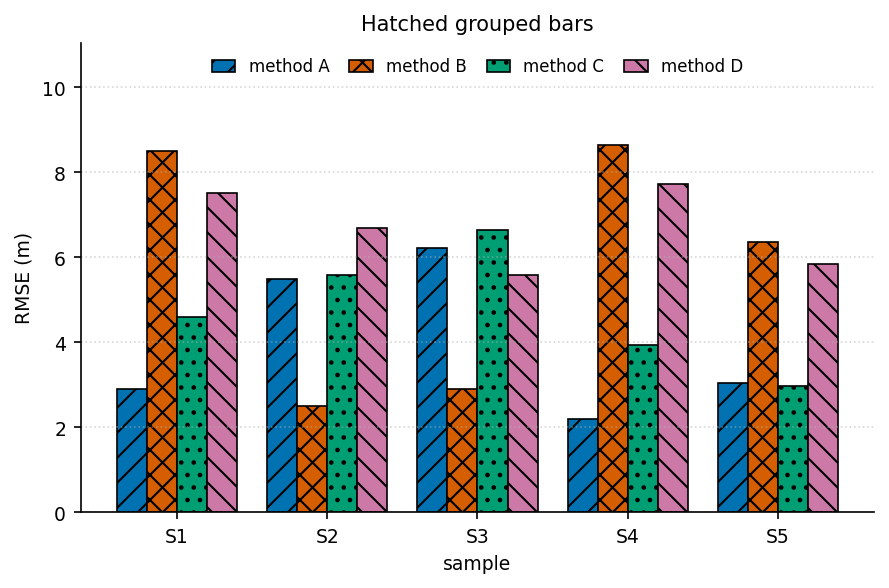

Generate this figure with Python:
"""bar_hatched: 带填充纹理的分组柱状图（黑白印刷友好）."""
import sys, os; sys.path.insert(0, os.path.join(os.path.dirname(os.path.abspath(__file__)), '..', '..', '_utils', 'python'))
import numpy as np
import matplotlib.pyplot as plt
from theme import apply_theme
from palette import cycle

HATCHES = ['//', 'xx', '..', '\\\\']


def make_figure(data=None, group_labels=None, series_labels=None,
                title='Hatched grouped bars'):
    apply_theme()
    if data is None:
        rng = np.random.default_rng(11)
        data = rng.uniform(2, 9, (4, 5))          # 4 个系列 × 5 组
        group_labels = ['S%d' % (i + 1) for i in range(data.shape[1])]
        series_labels = ['method %s' % s for s in 'ABCD']
    data = np.asarray(data, dtype=float)
    n_series, n_groups = data.shape
    x = np.arange(n_groups)
    width = 0.8 / n_series
    fig, ax = plt.subplots()
    for i in range(n_series):
        ax.bar(x + (i - (n_series - 1) / 2) * width, data[i], width,
               color=cycle(i), edgecolor='black', linewidth=0.8,
               hatch=HATCHES[i % len(HATCHES)],
               label=series_labels[i] if series_labels else None)
    ax.set_xticks(x)
    if group_labels is not None:
        ax.set_xticklabels(group_labels)
    ax.set_xlabel('sample'); ax.set_ylabel('RMSE (m)')
    ax.set_title(title)
    ax.set_ylim(0, data.max() * 1.28)            # 顶部留白给图例
    ax.legend(frameon=False, ncol=4, loc='upper center', fontsize=8,
              columnspacing=1.2, handlelength=1.4)
    ax.grid(True, axis='y', linestyle=':', alpha=0.5)
    fig.tight_layout()
    return fig


if __name__ == '__main__':
    fig = make_figure()
    fig.savefig(__file__.replace('.py', '.png'), dpi=150)
